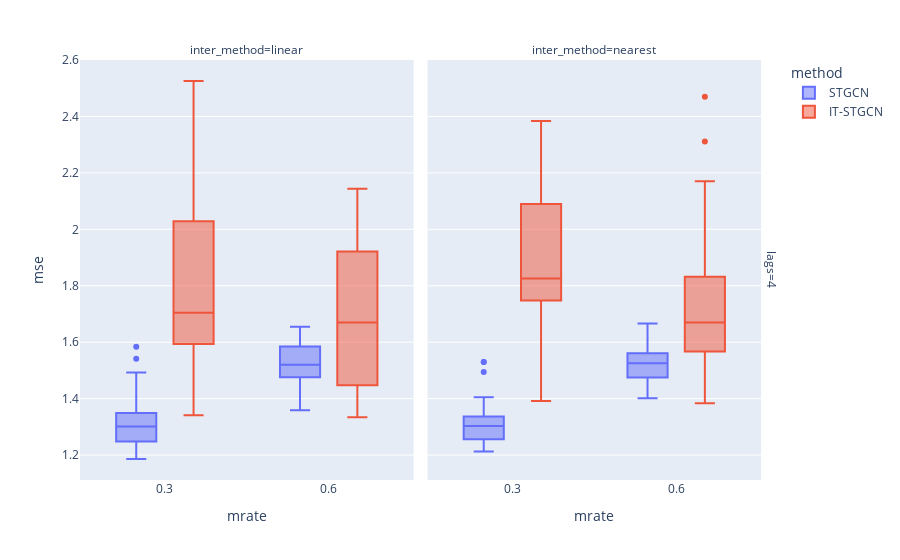

Notebook code for this chart:
### Code cell
data2.query("mtype=='rand'").plot.box(backend='plotly',x='mrate',color='method',y='mse',facet_col='inter_method',facet_row='lags',height=1000)

### Figure 1 — Plotly figure (JSON) as saved in the notebook; plotly's stock layout.template omitted (floating-point values rounded to 4 significant figures)
{"data": [{"alignmentgroup": "True", "hovertemplate": "method=STGCN<br>lags=4<br>inter_method=linear<br>mrate=%{x}<br>mse=%{y}<extra></extra>", "legendgroup": "STGCN", "marker": {"color": "#636efa"}, "name": "STGCN", "notched": false, "offsetgroup": "STGCN", "orientation": "v", "showlegend": true, "type": "box", "x": [0.3, 0.6, 0.3, 0.6, 0.3, 0.6, 0.3, 0.6, 0.3, 0.6, 0.3, 0.6, 0.3, 0.6, 0.3, 0.6, 0.3, 0.6, 0.3, 0.6, 0.3, 0.6, 0.3, 0.6, 0.3, 0.6, 0.3, 0.6, 0.3, 0.6, 0.3, 0.6, 0.3, 0.6, 0.3, 0.6, 0.3, 0.6, 0.3, 0.6, 0.3, 0.6, 0.3, 0.6, 0.3, 0.6, 0.3, 0.6, 0.3, 0.6, 0.3, 0.6, 0.3, 0.6, 0.3, 0.6, 0.3, 0.6, 0.3, 0.6], "x0": " ", "xaxis": "x", "y": [1.34, 1.636, 1.248, 1.497, 1.31, 1.491, 1.492, 1.642, 1.186, 1.51, 1.584, 1.551, 1.265, 1.391, 1.2, 1.474, 1.29, 1.358, 1.218, 1.517, 1.237, 1.535, 1.242, 1.626, 1.3, 1.511, 1.346, 1.553, 1.273, 1.585, 1.301, 1.448, 1.381, 1.492, 1.272, 1.638, 1.306, 1.655, 1.227, 1.567, 1.314, 1.449, 1.468, 1.44, 1.349, 1.484, 1.31, 1.476, 1.541, 1.623, 1.259, 1.64, 1.492, 1.447, 1.381, 1.522, 1.262, 1.584, 1.233, 1.546], "y0": " ", "yaxis": "y"}, {"alignmentgroup": "True", "hovertemplate": "method=STGCN<br>lags=4<br>inter_method=nearest<br>mrate=%{x}<br>mse=%{y}<extra></extra>", "legendgroup": "STGCN", "marker": {"color": "#636efa"}, "name": "STGCN", "notched": false, "offsetgroup": "STGCN", "orientation": "v", "showlegend": false, "type": "box", "x": [0.3, 0.6, 0.3, 0.6, 0.3, 0.6, 0.3, 0.6, 0.3, 0.6, 0.3, 0.6, 0.3, 0.6, 0.3, 0.6, 0.3, 0.6, 0.3, 0.6, 0.3, 0.6, 0.3, 0.6, 0.3, 0.6, 0.3, 0.6, 0.3, 0.6, 0.3, 0.6, 0.3, 0.6, 0.3, 0.6, 0.3, 0.6, 0.3, 0.6, 0.3, 0.6, 0.3, 0.6, 0.3, 0.6, 0.3, 0.6, 0.3, 0.6, 0.3, 0.6, 0.3, 0.6, 0.3, 0.6, 0.3, 0.6, 0.3, 0.6], "x0": " ", "xaxis": "x2", "y": [1.275, 1.529, 1.53, 1.458, 1.283, 1.542, 1.393, 1.606, 1.213, 1.477, 1.312, 1.534, 1.399, 1.401, 1.273, 1.46, 1.303, 1.578, 1.232, 1.474, 1.266, 1.666, 1.304, 1.537, 1.329, 1.565, 1.257, 1.485, 1.338, 1.47, 1.24, 1.467, 1.309, 1.477, 1.31, 1.524, 1.337, 1.499, 1.329, 1.55, 1.264, 1.444, 1.336, 1.526, 1.23, 1.574, 1.251, 1.607, 1.226, 1.515, 1.529, 1.561, 1.244, 1.598, 1.495, 1.485, 1.256, 1.449, 1.405, 1.55], "y0": " ", "yaxis": "y2"}, {"alignmentgroup": "True", "hovertemplate": "method=IT-STGCN<br>lags=4<br>inter_method=linear<br>mrate=%{x}<br>mse=%{y}<extra></extra>", "legendgroup": "IT-STGCN", "marker": {"color": "#EF553B"}, "name": "IT-STGCN", "notched": false, "offsetgroup": "IT-STGCN", "orientation": "v", "showlegend": true, "type": "box", "x": [0.3, 0.6, 0.3, 0.6, 0.3, 0.6, 0.3, 0.6, 0.3, 0.6, 0.3, 0.6, 0.3, 0.6, 0.3, 0.6, 0.3, 0.6, 0.3, 0.6, 0.3, 0.6, 0.3, 0.6, 0.3, 0.6, 0.3, 0.6, 0.3, 0.6, 0.3, 0.6, 0.3, 0.6, 0.3, 0.6, 0.3, 0.6, 0.3, 0.6, 0.3, 0.6, 0.3, 0.6, 0.3, 0.6, 0.3, 0.6, 0.3, 0.6, 0.3, 0.6, 0.3, 0.6, 0.3, 0.6, 0.3, 0.6, 0.3, 0.6], "x0": " ", "xaxis": "x", "y": [2.039, 1.931, 1.695, 1.741, 2.058, 1.676, 1.725, 1.889, 1.476, 1.921, 1.341, 1.886, 1.701, 1.954, 1.594, 1.378, 2.217, 1.447, 1.667, 1.334, 1.785, 1.595, 1.538, 2.002, 1.544, 2.037, 1.707, 1.534, 1.787, 1.382, 1.765, 1.723, 1.54, 1.354, 2.005, 2.143, 2.28, 1.391, 1.583, 1.657, 1.689, 1.956, 2.283, 1.664, 1.627, 1.415, 2.071, 1.731, 1.487, 1.983, 2.526, 1.517, 1.819, 1.635, 1.594, 1.419, 2.028, 1.854, 1.606, 1.634], "y0": " ", "yaxis": "y"}, {"alignmentgroup": "True", "hovertemplate": "method=IT-STGCN<br>lags=4<br>inter_method=nearest<br>mrate=%{x}<br>mse=%{y}<extra></extra>", "legendgroup": "IT-STGCN", "marker": {"color": "#EF553B"}, "name": "IT-STGCN", "notched": false, "offsetgroup": "IT-STGCN", "orientation": "v", "showlegend": false, "type": "box", "x": [0.3, 0.6, 0.3, 0.6, 0.3, 0.6, 0.3, 0.6, 0.3, 0.6, 0.3, 0.6, 0.3, 0.6, 0.3, 0.6, 0.3, 0.6, 0.3, 0.6, 0.3, 0.6, 0.3, 0.6, 0.3, 0.6, 0.3, 0.6, 0.3, 0.6, 0.3, 0.6, 0.3, 0.6, 0.3, 0.6, 0.3, 0.6, 0.3, 0.6, 0.3, 0.6, 0.3, 0.6, 0.3, 0.6, 0.3, 0.6, 0.3, 0.6, 0.3, 0.6, 0.3, 0.6, 0.3, 0.6, 0.3, 0.6, 0.3, 0.6], "x0": " ", "xaxis": "x2", "y": [2.224, 1.545, 1.748, 1.716, 1.875, 2.085, 2.145, 1.832, 2.146, 1.758, 1.527, 1.488, 2.2, 1.662, 1.62, 1.685, 1.812, 1.573, 1.737, 1.926, 2.384, 1.779, 1.778, 1.652, 1.763, 1.616, 2.323, 2.171, 1.534, 1.678, 1.772, 1.63, 1.75, 1.535, 2.028, 2.311, 1.853, 1.577, 2.09, 1.691, 1.631, 1.549, 1.869, 2.001, 1.835, 1.567, 2.082, 2.47, 1.816, 1.733, 1.641, 1.446, 1.391, 1.556, 1.943, 1.646, 2.221, 1.384, 1.798, 1.937], "y0": " ", "yaxis": "y2"}], "layout": {"annotations": [{"font": {}, "showarrow": false, "text": "inter_method=linear", "x": 0.24, "xanchor": "center", "xref": "paper", "y": 1, "yanchor": "bottom", "yref": "paper"}, {"font": {}, "showarrow": false, "text": "inter_method=nearest", "x": 0.74, "xanchor": "center", "xref": "paper", "y": 1, "yanchor": "bottom", "yref": "paper"}, {"font": {}, "showarrow": false, "text": "lags=4", "textangle": 90, "x": 0.98, "xanchor": "left", "xref": "paper", "y": 0.5, "yanchor": "middle", "yref": "paper"}], "autosize": true, "boxmode": "group", "legend": {"title": {"text": "method"}, "tracegroupgap": 0}, "margin": {"t": 60}, "xaxis": {"anchor": "y", "autorange": true, "domain": [0, 0.48], "range": [0.1477, 0.7523], "title": {"text": "mrate"}, "type": "linear"}, "xaxis2": {"anchor": "y2", "autorange": true, "domain": [0.5, 0.98], "matches": "x", "range": [0.1477, 0.7523], "title": {"text": "mrate"}, "type": "linear"}, "yaxis": {"anchor": "x", "autorange": true, "domain": [0, 1], "range": [1.112, 2.6], "title": {"text": "mse"}, "type": "linear"}, "yaxis2": {"anchor": "x2", "autorange": true, "domain": [0, 1], "matches": "y", "range": [1.112, 2.6], "showticklabels": false, "type": "linear"}}}
